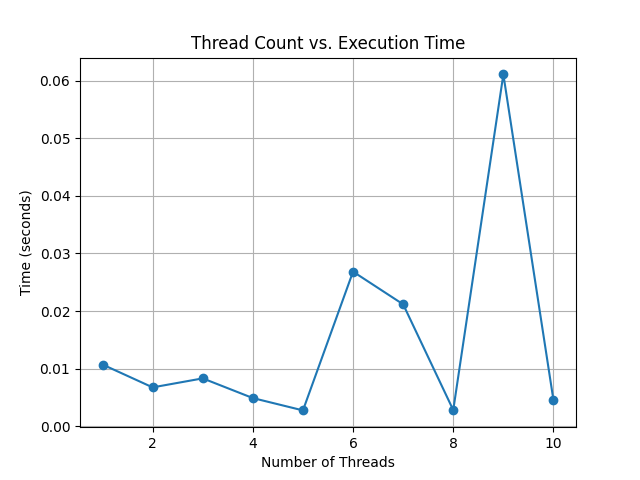

The Python source for this figure:
import subprocess
import matplotlib.pyplot as plt

def run_c_program(threads, filename, word):
    """
    Run the C program with the specified number of threads.
    
    Args:
        threads (int): Number of threads to use.
        filename (str): The name of the text file to process.
        word (str): The word to search for in the file.
    
    Returns:
        float: The time taken by the C program to execute.
    """
    # Command to execute the C program with the given number of threads
    command = ['./threads', filename, word, str(threads)]
    
    # Run the command and capture the output
    result = subprocess.run(command, capture_output=True, text=True)
    
    # Parse the time taken from the program's output
    for line in result.stdout.splitlines():
        if "Time taken" in line:
            return float(line.split()[-2])  # Extract the time in seconds
    
    return None

def main():
    filename = 'thus-spake-zarathustra-nietzsche.txt'  # Name of the file to process
    word = 'Good'  # Word to search for in the file
    thread_counts = range(1, 11)  # Different numbers of threads to test
    times = []

    # Run the C program with each thread count and collect the times
    for threads in thread_counts:
        time_taken = run_c_program(threads, filename, word)
        if time_taken is not None:
            times.append(time_taken)
            print(f"Threads: {threads}, Time taken: {time_taken} seconds")
        else:
            print(f"Failed to get time for {threads} threads")

    # Plot the results
    plt.plot(thread_counts, times, marker='o')
    plt.title('Thread Count vs. Execution Time')
    plt.xlabel('Number of Threads')
    plt.ylabel('Time (seconds)')
    plt.grid(True)
    plt.savefig('threads.png')

if __name__ == "__main__":
    main()
